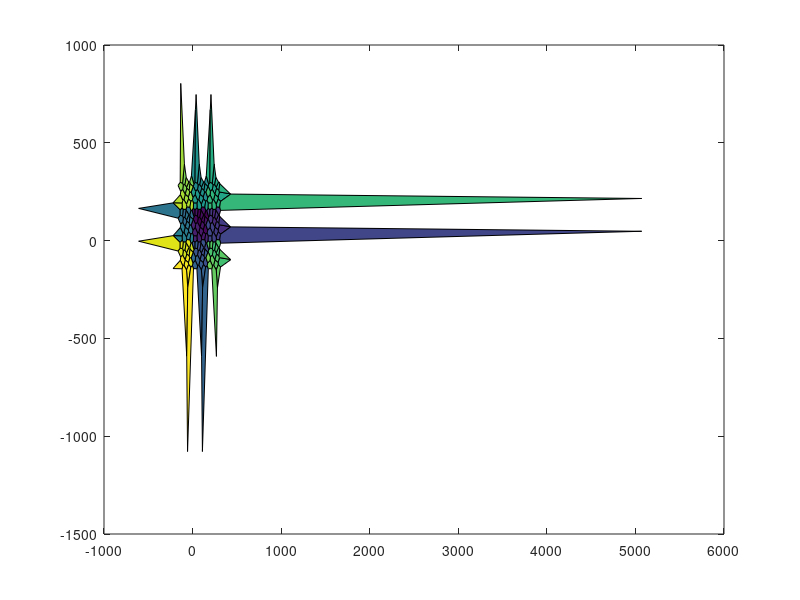
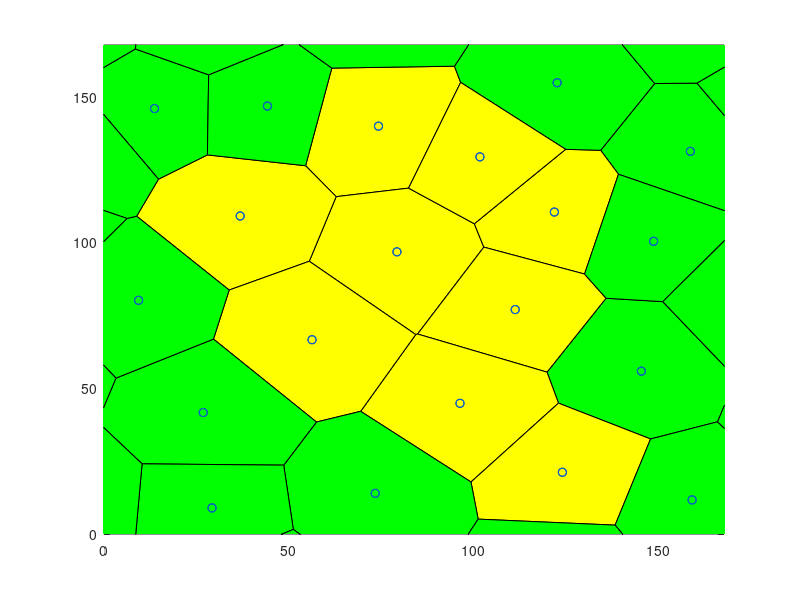

The MATLAB source for these figures, in order: (Note: this script raises an error after producing the figures.)
r = 2000; % Updated seed to match target
NbPoints = 20; 
limit = 3; 
cpt = 'quadratic';
prefix = 'RFB';
potential = 'ani';

%% Store data in the right folder
close all;
scriptDir = fileparts(mfilename('fullpath'));
projectRoot = fileparts(scriptDir);
outputDir = fullfile(projectRoot, 'input_files');

if ~exist(outputDir, 'dir')
    mkdir(outputDir);
end

%% Parameters
rng(r);
TOTALTIME = 10.000000;
SEED = 89542;
TIMEINTERVAL = 0.10000;
error_tolerance_absolute_mechanical = 0.010000;
TISSUE_EXT_STRESS_X = 0.000000;     %should both be 0 to relax tissue, change before dynamic
TISSUE_EXT_STRESS_Y = 0.000000; 
equilibriumtolerance = 1.000000e-2;
NUCLEATIONBASECRITERIA = false;
Ratio = 10/3;
EpsilonMax = 0.091;
ExternalStressRatio = 0.85;

T1ON = 1; 
APOPTOSISON = 1;
MITOSISON = 0;
WRITEMITOSIS = 1; 
VERBOSEON = 1; 
EQUILIBRIUMMITOSIS = 1; 

%Mysterious Parameters
CELLPRESSURETYPE = cpt;
TCJSTRENGTH = 100;
THETAAN = 3.14 / 2.0 ;    
ANSTRENGTH = 25; 

% --- Standard Constants ---
GAMMA = 10.0;
t0 = 1;
l0 = 25;
% Manually setting K to match your specific target output
LX = 1.5*l0*sqrt(NbPoints);
LY = 1.5*l0*sqrt(NbPoints);
A0 = LX*LY/NbPoints;
K = Ratio * GAMMA/l0;
ALPHAM = GAMMA*t0/l0;               %the paper had 5.5
TISSUE_ALPHA = 10*ALPHAM;
INITIALSTEPSIZE = t0/10000;
MINAREA = A0/100;
MINLENGTH = l0/40;
NEWEDGELENGTH = l0/20;
CURRENTTIME = 0.000000;
KAPPA=(1/100)*0.227*5.502/ALPHAM;
GAMMA0=GAMMA;
Y=(1/0.8)*GAMMA/EpsilonMax;
NUCLEATIONTHRESHOLD = 0.95*EpsilonMax*Y;

%% Simulation Detail Parameters
% Calculate Mesh based on A0 and NbPoints to get LX = 167.705098
Mesh = LX;

nomfichier_filename= [prefix '_NbPts_' num2str(NbPoints,'%04d') '_rng_' num2str(r,'%04d') '_pot_' potential '_lim_' num2str(limit, '%2d') '20.txt'];
nomfichier = fullfile(outputDir, nomfichier_filename);

%% Generate Voronoi
fprintf('Writing file: %s\n', nomfichier);
f1=figure();
f2=figure();
Points1=Mesh*rand(NbPoints,2); 

it = 0;
while it < limit
    Pointsa=Points1+Mesh*[ones(NbPoints,1) zeros(NbPoints,1)];
    Pointsb=Points1-Mesh*[zeros(NbPoints,1) ones(NbPoints,1)];
    Pointsc=Points1-Mesh*[ones(NbPoints,1) zeros(NbPoints,1)];
    Pointsd=Points1+Mesh*[zeros(NbPoints,1) ones(NbPoints,1)];
    Pointse=Points1+Mesh*[ones(NbPoints,1) ones(NbPoints,1)];
    Pointsf=Points1+Mesh*[ones(NbPoints,1) -ones(NbPoints,1)];
    Pointsg=Points1+Mesh*[-ones(NbPoints,1) ones(NbPoints,1)];
    Pointsh=Points1+Mesh*[-ones(NbPoints,1) -ones(NbPoints,1)];
    Pointst=[Points1; Pointsa; Pointsb; Pointsc; Pointsd; Pointse; Pointsf; Pointsg; Pointsh];
    
    [v,c]=voronoin(Pointst);
    
    centroids = zeros(NbPoints,2);
    centroidcount = 0;
   
    for i = 1:length(c)
        signedarea = 0;
        centroidx = 0;
        centroidy = 0;
        if (all(c{i}~=1))
            for s = 1:length(c{i})
                if s == length(c{i}) 
                    signedarea = signedarea + v(c{i}(s),1)*v(c{i}(1),2) - v(c{i}(1),1)*v(c{i}(s),2);
                else
                    signedarea = signedarea + v(c{i}(s),1)*v(c{i}(s+1),2) - v(c{i}(s+1),1)*v(c{i}(s),2);
                end
            end
            signedarea = .5*signedarea;
            for j = 1:length(c{i})
                if j == length(c{i})
                    centroidx = centroidx + (v(c{i}(j),1)+v(c{i}(1),1))*(v(c{i}(j),1)*v(c{i}(1),2) - v(c{i}(1),1)*v(c{i}(j),2));
                    centroidy = centroidy + (v(c{i}(j),2)+v(c{i}(1),2))*(v(c{i}(j),1)*v(c{i}(1),2) - v(c{i}(1),1)*v(c{i}(j),2));
                    
                else
                    centroidx = centroidx + (v(c{i}(j),1)+v(c{i}(j+1),1))*(v(c{i}(j),1)*v(c{i}(j+1),2) - v(c{i}(j+1),1)*v(c{i}(j),2));
                    centroidy = centroidy + (v(c{i}(j),2)+v(c{i}(j+1),2))*(v(c{i}(j),1)*v(c{i}(j+1),2) - v(c{i}(j+1),1)*v(c{i}(j),2));
                end
            end
            centroidx = (1/(6*signedarea))*centroidx;
            centroidy = (1/(6*signedarea))*centroidy;
            if centroidx > 0 && centroidx < Mesh && centroidy > 0 && centroidy < Mesh
                centroidcount = centroidcount + 1;
                centroids(centroidcount,:) = [centroidx centroidy];
            end
        end
    end
    it = it + 1;
    Points1 = centroids;
end

%% Representation of the result
 set(0,'CurrentFigure',f1);
 plot(Points1(:,1),Points1(:,2),'r+');
 set(0,'CurrentFigure',f2);
 plot(Points1(:,1),Points1(:,2),'r+');
 hold on
 for i = 1:length(c)
     if (all(c{i}~=1))
         set(0,'CurrentFigure',f1)
         patch(v(c{i},1),v(c{i},2),i)
     end
     IN=(all(v(c{i},1)>0)&all(v(c{i},1)<Mesh)&all(v(c{i},2)>0)&all(v(c{i},2)<Mesh));
     IN2=(any(v(c{i},1)>0)&any(v(c{i},1)<Mesh)&any(v(c{i},2)>0)&any(v(c{i},2)<Mesh))&(~IN);
     if (all(c{i}~=1)&&IN)
         set(0,'CurrentFigure',f2)
         patch(v(c{i},1),v(c{i},2),'y'); 
     end
     if (all(c{i}~=1)&&(IN2))
         set(0,'CurrentFigure',f2)
         patch(v(c{i},1),v(c{i},2),'g');
     end
 end
 set(0,'CurrentFigure',f2)
 xlim([0 Mesh]);
 ylim([0 Mesh]);
 plot(Points1(:,1),Points1(:,2),'bo');
 scatter(centroids(:,1),centroids(:,2),'r+')

for i = 1:length(c)
    INGLOBAL=any((v(c{i},1)>0)&v(c{i},1)<Mesh&v(c{i},2)>0&v(c{i},2)<Mesh);
    if INGLOBAL
        ListVertex=c{i};
        area=0;
        for k=1:length(c{i})
            kplus=mod(k,length(c{i}))+1;
            area=area+v(c{i}(k),1)*v(c{i}(kplus),2)-v(c{i}(kplus),1)*v(c{i}(k),2);
        end
        if(area<0)    c{i}=fliplr(c{i}); end
    end
end

%% Export to a file (EXACT MATCH TO TARGET VALUES)
fid=fopen(nomfichier,'wt');
fprintf(fid, 'Voronoi Tesselation Data: \n');
fprintf(fid, 'NumbCells %d \t rng %d \n', NbPoints, r);
fprintf(fid, 'ratio pressure to tension\t%f\n', Ratio);
fprintf(fid, 'Global:\n');
fprintf(fid, 'LX\t%f\nLY\t%f\n', Mesh, Mesh);
fprintf(fid, 'A0\t%f\n', A0);
fprintf(fid, 'SEED\t%d\n', SEED);
fprintf(fid, 'TIMEINTERVAL\t%f\n', TIMEINTERVAL);
fprintf(fid, 'MINAREA\t%f\n', MINAREA);
fprintf(fid, 'MINLENGTH\t%f\n', MINLENGTH);
fprintf(fid, 'NEWEDGELENGTH\t%f\n', NEWEDGELENGTH);
fprintf(fid, 'K\t%f\n', K);
fprintf(fid, 'GAMMA\t%f\n', GAMMA);
fprintf(fid, 'TOTALTIME\t%f\n', TOTALTIME);
fprintf(fid, 'CURRENTTIME\t%f\n', CURRENTTIME);
fprintf(fid, 'VERBOSEON\t%d\n', VERBOSEON);
fprintf(fid, 'INITIALSTEPSIZE\t%f\n', INITIALSTEPSIZE);
fprintf(fid, 'error_tolerance_absolute_mechanical\t%f\n', error_tolerance_absolute_mechanical);
% Format TISSUE_ALPHA to 2 decimal places as per target
fprintf(fid, 'TISSUE_ALPHA\t%2.2f\n', TISSUE_ALPHA);
fprintf(fid, 'ALPHAM\t%f\n', ALPHAM);
fprintf(fid, 'TISSUE_EXT_STRESS_X\t%f\n', TISSUE_EXT_STRESS_X);
fprintf(fid, 'TISSUE_EXT_STRESS_Y\t%f\n', TISSUE_EXT_STRESS_Y);
fprintf(fid, 'equilibriumtolerance\t%e\n', equilibriumtolerance);
fprintf(fid, 'NUCLEATIONTHRESHOLD\t%f\n', NUCLEATIONTHRESHOLD);
fprintf(fid, 'NUCLEATIONBASECRITERIA\t%d\n', NUCLEATIONBASECRITERIA);
fprintf(fid, 'KAPPA\t%f\n', KAPPA);
fprintf(fid, 'Y\t%f\n', Y);
fprintf(fid, 'EpsilonMax\t%f\n', EpsilonMax);
fprintf(fid, 'ExternalStressRatio\t%f\n', ExternalStressRatio);
fprintf(fid, 'endGlobal\n');

fprintf(fid, 'Vertices\n');
fprintf(fid, 'id\tx\ty\n');

NbVertex=0;
CentralVertices=zeros(length(v),2);
for i = 2:length(v)   
    if(v(i,1)>0&&v(i,1)<Mesh&&v(i,2)>0&&v(i,2)<Mesh)
        fprintf(fid,'%d',i);
        fprintf(fid,'\t %2.4f',v(i,1));
        fprintf(fid,'\t %2.4f',v(i,2));
        fprintf(fid,'\n');
        NbVertex=NbVertex+1;
        CentralVertices(NbVertex,1)=v(i,1);
        CentralVertices(NbVertex,2)=v(i,2);
    end
end

CentralVertices=CentralVertices(1:NbVertex,1:2);
EqVertex=zeros(NbVertex,1);

for i = 2:length(v)
    vcorrige=zeros(1,2);
    vtest=v(i,:);
    if (vtest(1)>0&&vtest(1)<Mesh&&vtest(2)>0&&vtest(2)<Mesh) vcorrige=vtest;end
    vtest=v(i,:)-Mesh*[1 0];
    if (vtest(1)>0&&vtest(1)<Mesh&&vtest(2)>0&&vtest(2)<Mesh) vcorrige=vtest;  end
    vtest=v(i,:)-Mesh*[0 1];
    if (vtest(1)>0&&vtest(1)<Mesh&&vtest(2)>0&&vtest(2)<Mesh) vcorrige=vtest;  end
    vtest=v(i,:)+Mesh*[1 0];
    if (vtest(1)>0&&vtest(1)<Mesh&&vtest(2)>0&&vtest(2)<Mesh) vcorrige=vtest;  end
    vtest=v(i,:)+Mesh*[0 1];
    if (vtest(1)>0&&vtest(1)<Mesh&&vtest(2)>0&&vtest(2)<Mesh) vcorrige=vtest;  end
    vtest=v(i,:)-Mesh*[1 1];
    if (vtest(1)>0&&vtest(1)<Mesh&&vtest(2)>0&&vtest(2)<Mesh) vcorrige=vtest;  end
    vtest=v(i,:)-Mesh*[1 -1];
    if (vtest(1)>0&&vtest(1)<Mesh&&vtest(2)>0&&vtest(2)<Mesh) vcorrige=vtest;  end
    vtest=v(i,:)+Mesh*[1 1];
    if (vtest(1)>0&&vtest(1)<Mesh&&vtest(2)>0&&vtest(2)<Mesh) vcorrige=vtest;  end
    vtest=v(i,:)+Mesh*[1 -1];
    if (vtest(1)>0&&vtest(1)<Mesh&&vtest(2)>0&&vtest(2)<Mesh) vcorrige=vtest;  end
    
    column=find(all(abs((repmat(vcorrige,size(v,1),1))'-v')<0.000001));
    if(~isempty(column))
        EqVertex(i)=column;
    end
end

fprintf(fid, 'Edges\n');
fprintf(fid, 'id\tvertex1\tvertex2\txflag\tyflag\n');
NbEdgeMax=3*NbVertex; 
Edges.Vertices=zeros(NbEdgeMax,2);
Edges.Crossx12=zeros(NbEdgeMax,1);
Edges.Crossx21=zeros(NbEdgeMax,1);
Edges.Crossy12=zeros(NbEdgeMax,1);
Edges.Crossy21=zeros(NbEdgeMax,1);

EdgeIncrement=0; 
for i = 1:length(c) 
    INGLOBAL=any( (v(c{i},1)>0) & v(c{i},1)<Mesh & v(c{i},2)>0 & v(c{i},2)<Mesh);
    if INGLOBAL 
        ListVertex=c{i}; 
        for j=1:length(ListVertex) 
            testdejainscrit=0;
            for k=1:EdgeIncrement
                if ((EqVertex((ListVertex(j)))==Edges.Vertices(k,1)...
                        &&EqVertex(ListVertex(mod(j,length(ListVertex))+1))==Edges.Vertices(k,2))...
                        ||...
                        (EqVertex(ListVertex(j))==Edges.Vertices(k,2)...
                        &&EqVertex(ListVertex(mod(j,length(ListVertex))+1))==Edges.Vertices(k,1)))
                    testdejainscrit=1;
                else
                end
            end
            if(~testdejainscrit)
                EdgeIncrement=EdgeIncrement+1;
                Edges.Vertices(EdgeIncrement,1)=EqVertex(ListVertex(j)); 
                Edges.Vertices(EdgeIncrement,2)=EqVertex(ListVertex(mod(j,length(ListVertex))+1)); 
                Vertex1encours=ListVertex(j);
                Vertex1encourseq=EqVertex(ListVertex(j));
                Vertex2encours=ListVertex(mod(j,length(ListVertex))+1);
                Vertex2encourseq=EqVertex(ListVertex(mod(j,length(ListVertex))+1));
                
                fprintf(fid,'%d',EdgeIncrement);
                fprintf(fid,'\t %d', Edges.Vertices(EdgeIncrement,1));
                fprintf(fid,'\t %d', Edges.Vertices(EdgeIncrement,2));
                
                VertexCross21=(EqVertex(ListVertex(j))~=ListVertex(j))&&(EqVertex(ListVertex(mod(j,length(ListVertex))+1))==ListVertex(mod(j,length(ListVertex))+1));
                VertexCross12=(EqVertex(ListVertex(j))==ListVertex(j))&&(EqVertex(ListVertex(mod(j,length(ListVertex))+1))~=ListVertex(mod(j,length(ListVertex))+1));
                
                if((EqVertex(ListVertex(j))~=ListVertex(j))&&(EqVertex(ListVertex(mod(j,length(ListVertex))+1))==ListVertex(mod(j,length(ListVertex))+1)))
                    if(v(ListVertex(j),1)<0) Edges.Crossx12(EdgeIncrement)=1; end
                    if(v(ListVertex(j),1)>Mesh) Edges.Crossx21(EdgeIncrement)=1; end
                    if(v(ListVertex(j),2)<0) Edges.Crossy12(EdgeIncrement)=1; end
                    if(v(ListVertex(j),2)>Mesh) Edges.Crossy21(EdgeIncrement)=1; end
                end
                if((EqVertex(ListVertex(j))==ListVertex(j))&&(EqVertex(ListVertex(mod(j,length(ListVertex))+1))~=ListVertex(mod(j,length(ListVertex))+1)))
                    if(v(ListVertex(mod(j,length(ListVertex))+1),1)<0) Edges.Crossx21(EdgeIncrement)=1; end
                    if(v(ListVertex(mod(j,length(ListVertex))+1),1)>Mesh) Edges.Crossx12(EdgeIncrement)=1; end
                    if(v(ListVertex(mod(j,length(ListVertex))+1),2)<0) Edges.Crossy21(EdgeIncrement)=1; end
                    if(v(ListVertex(mod(j,length(ListVertex))+1),2)>Mesh) Edges.Crossy12(EdgeIncrement)=1; end
                end
                
                if((EqVertex(ListVertex(j))~=ListVertex(j))&&(EqVertex(ListVertex(mod(j,length(ListVertex))+1))~=ListVertex(mod(j,length(ListVertex))+1)))
                    v1=v(ListVertex(j),:);
                    v2=v(ListVertex(mod(j,length(ListVertex))+1),:);
                    eqv1=v(EqVertex(ListVertex(j)),:);
                    eqv2=v(EqVertex(ListVertex(mod(j,length(ListVertex))+1)),:);
                    if(v2(1)>v1(1))&&(eqv2(1)<eqv1(1)) Edges.Crossx12(EdgeIncrement)=1; end
                    if(v2(1)<v1(1))&&(eqv2(1)>eqv1(1)) Edges.Crossx21(EdgeIncrement)=1; end
                    if (v2(2)>v1(2))&&(eqv2(2)<eqv1(2))Edges.Crossy12(EdgeIncrement)=1; end
                    if (v2(2)<v1(2))&&(eqv2(2)>eqv1(2)) Edges.Crossy21(EdgeIncrement)=1; end
                end
                
                newxflag=0;
                newyflag=0;
                if ( (Edges.Crossx12(EdgeIncrement)==1) || (Edges.Crossx21(EdgeIncrement)==1) )
                    newxflag=1;
                end
                if ( (Edges.Crossy12(EdgeIncrement)==1) || (Edges.Crossy21(EdgeIncrement)==1) )
                    newyflag=1;
                end
                
                fprintf(fid,'\t %d \t %d \n', newxflag, newyflag);
                
            end
        end
    end
end

%% Then we go to the cells
cinside=cell(length(c),1);
CellIncrement=0;
for i=1:length(c)
    INGLOBAL=any((v(c{i},1)>0)&v(c{i},1)<Mesh&v(c{i},2)>0&v(c{i},2)<Mesh);
    if INGLOBAL
        CellIncrement=CellIncrement+1;
        cinside{CellIncrement}=EqVertex(c{i});
    end
end
NbCellsInside=CellIncrement;
cinside=cinside(1:NbCellsInside);
cinside2=cell(NbCellsInside,1);
CellIncrement=0;
for i=1:NbCellsInside
    dejavu=false;
    for j=1:i-1
        if ((length(cinside{i})==length(cinside{j}))&&all(sort(cinside{i})==sort(cinside{j}))) dejavu=true; end
    end
    if (~dejavu) CellIncrement=CellIncrement+1;cinside2{CellIncrement}=cinside{i}; end
end
cinside2=cinside2(1:CellIncrement);

fprintf(fid, 'Cells\n');
if (strcmp(potential,'tcj'))
    fprintf(fid, 'id\tA0\tEdgeNumb\tEdgeList\tPotential\tTCJStrength\tCellPressureType\n');
else
    fprintf(fid, 'id\tA0\tEdgeNumb\tEdgeList\tPotential\tTCJStrength\tThetaAn\tAnStrength\tCellPressureType\n');
end
for i=1:length(cinside2)
    A0_Cell = normrnd(A0, 200); % Using new A0
    ListVertex=c{i};
    fprintf(fid,'%d\t%f\t%d\t',i, A0_Cell, length(ListVertex));
    for j=1:length(ListVertex)
        NumeroEdge=0;
        for k=1:EdgeIncrement
            if (EqVertex((ListVertex(j)))==Edges.Vertices(k,1)...
                    &&EqVertex(ListVertex(mod(j,length(ListVertex))+1))==Edges.Vertices(k,2))
                NumeroEdge=k;
            end 
            if(EqVertex(ListVertex(j))==Edges.Vertices(k,2)...
                    &&EqVertex(ListVertex(mod(j,length(ListVertex))+1))==Edges.Vertices(k,1))
                NumeroEdge=k; 
            end
        end
        fprintf(fid,'%d,',NumeroEdge);
    end
    if (strcmp(potential, 'tcj'))
        fprintf(fid,'\t%s\t%f\t%s\n', potential, TCJSTRENGTH,CELLPRESSURETYPE);
    else
        fprintf(fid,'\t%s\t%f\t%f\t%f\t%s\n', potential, TCJSTRENGTH, THETAAN, ANSTRENGTH,CELLPRESSURETYPE);
    end
end
fprintf(fid, 'End\n');
fclose(fid);

% Visualization directory

visualizationDir = fullfile(projectRoot,"visualization_files",erase(nomfichier_filename,".txt") + "_visualization");
if ~exist(visualizationDir, 'dir')
    mkdir(visualizationDir); 
end
